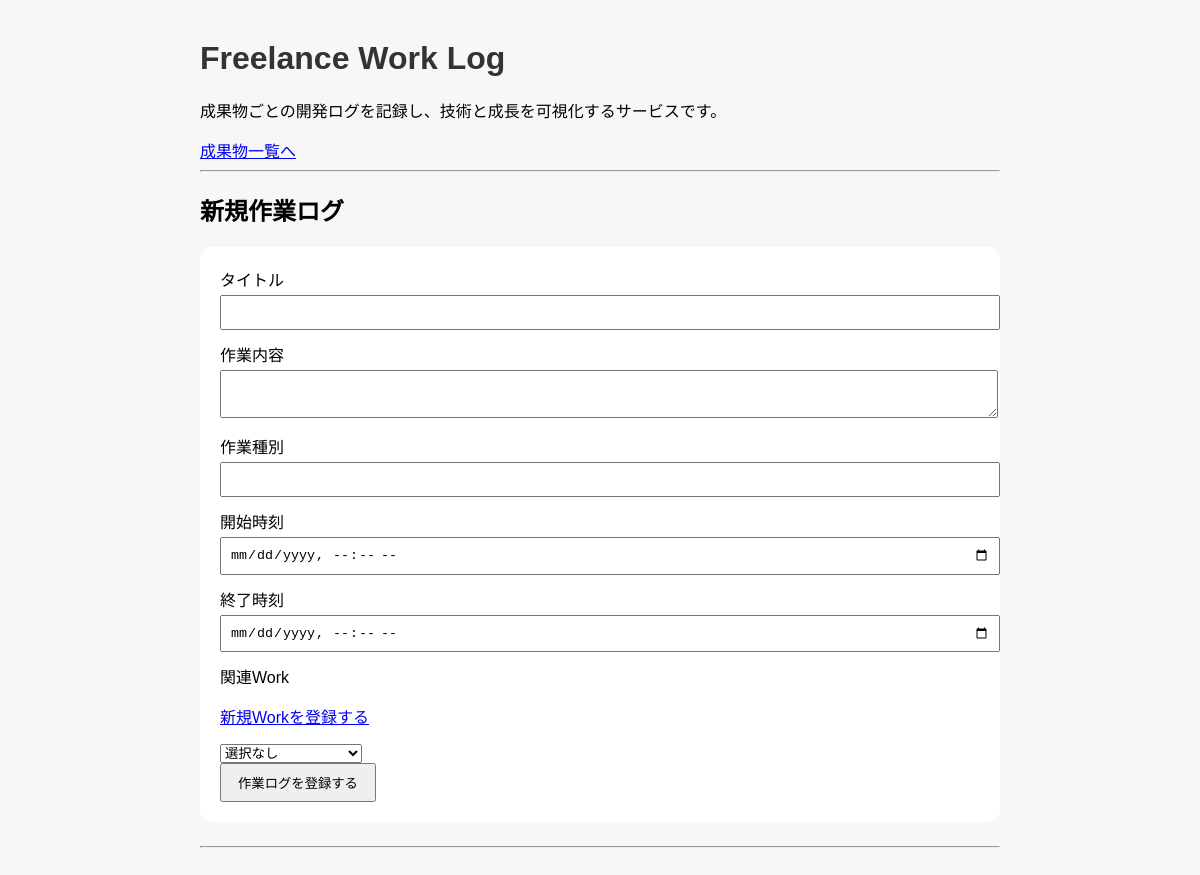
Page /posts-page on the earlier database version.
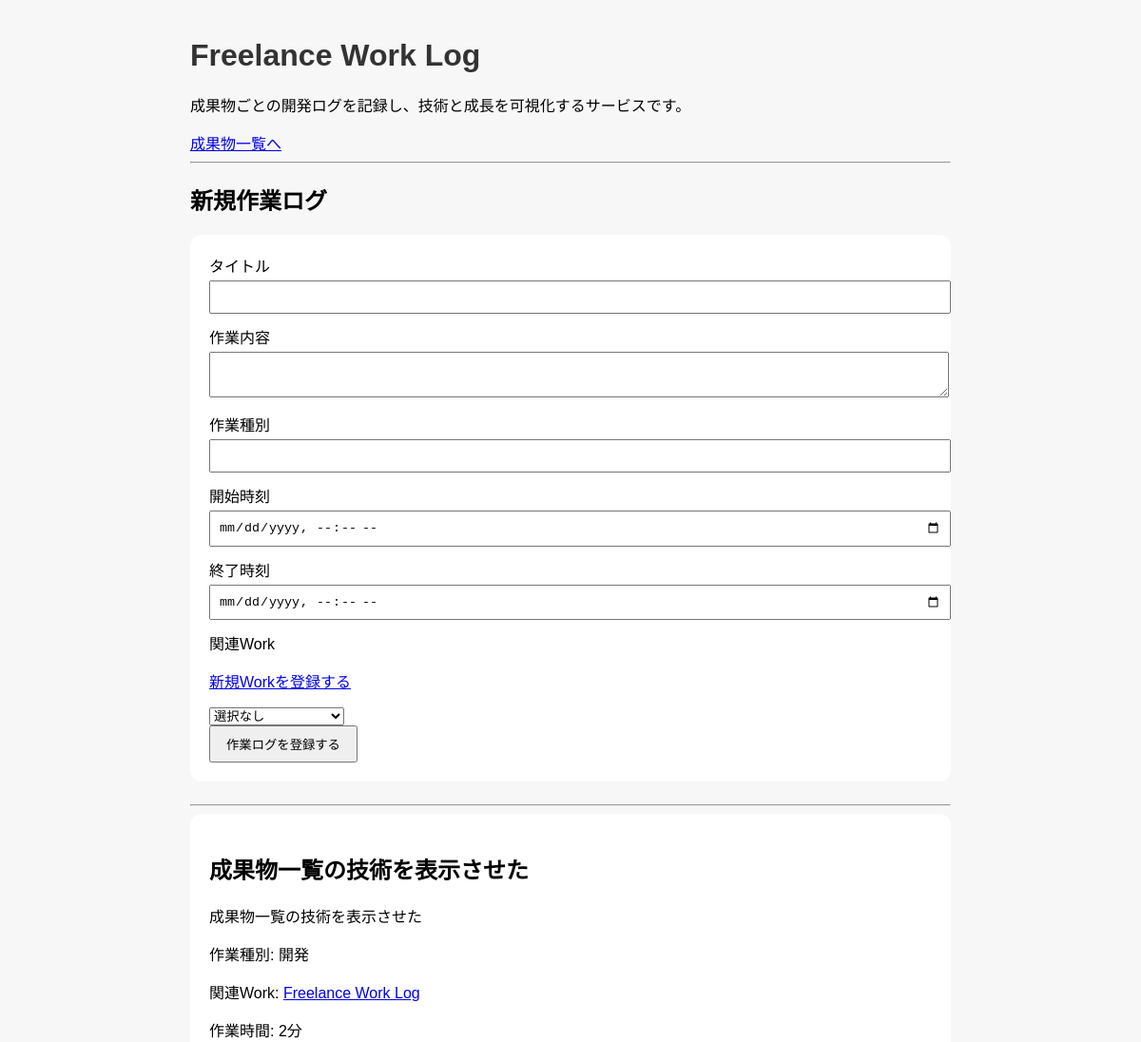
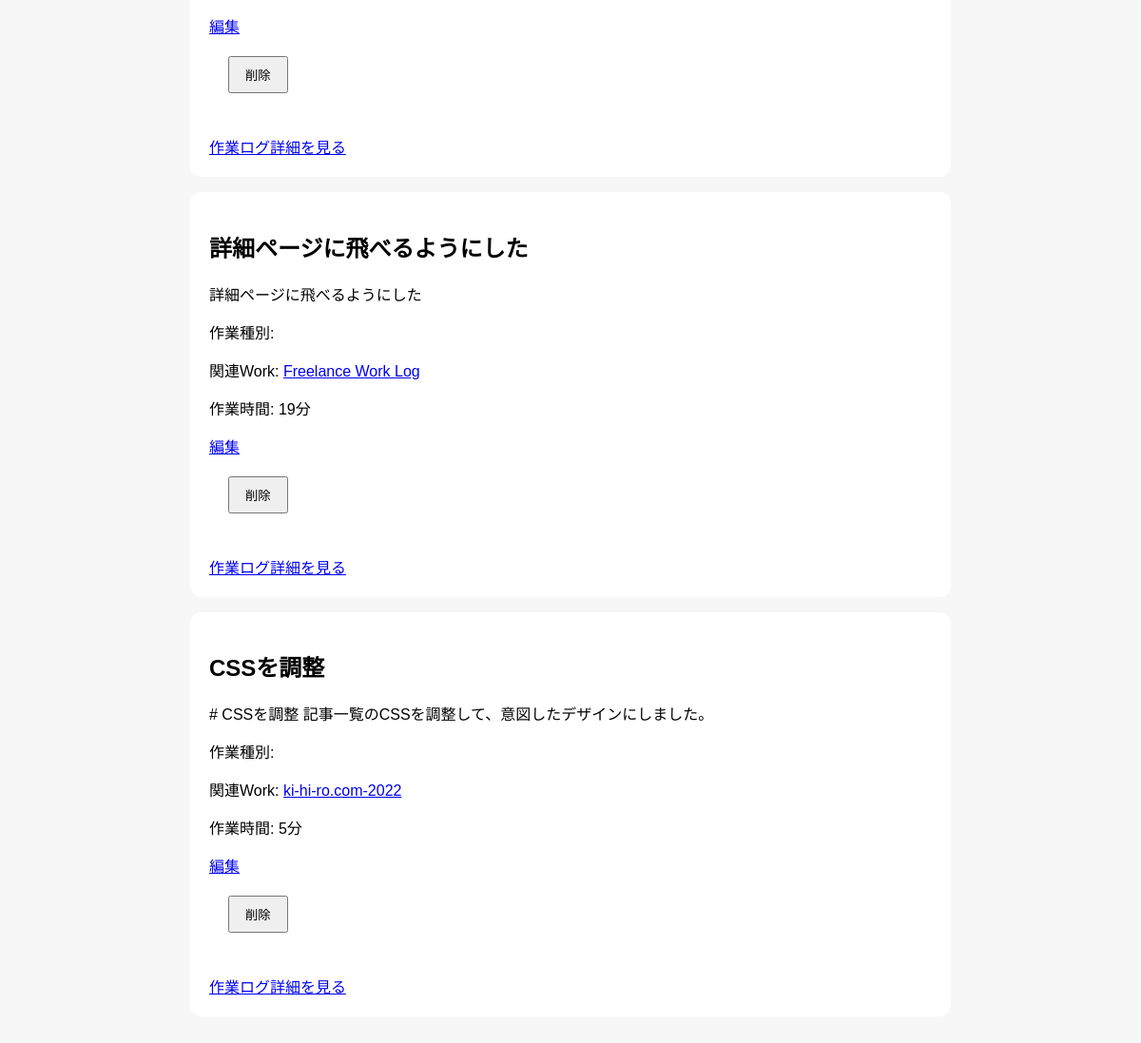
Same page on the later database version (2 pictures, top to bottom).
### app/models.py (models this page shows)
class Post(Base):
    __tablename__ = "posts"
    id = Column(Integer, primary_key=True, index=True)
    title = Column(String)
    content = Column(String)
    task_type = Column(String)
    start_time = Column(DateTime)
    end_time = Column(DateTime)
    work_time_minutes = Column(Integer)
    work_id = Column(Integer, ForeignKey("works.id"))
    work = relationship(
        "Work",
        back_populates="posts"
    )
    created_at = Column(DateTime, default=datetime.now)

class Work(Base):
    __tablename__ = "works"
    id = Column(Integer, primary_key=True, index=True)
    title = Column(String, nullable=False)
    description = Column(Text, nullable=False)
    github_url = Column(String)
    app_url = Column(String)
    tech_stack = Column(String)
    posts = relationship(
        "Post",
        back_populates="work"
    )
    created_at = Column(DateTime, default=datetime.now)

### app/main.py (the view)
@app.get("/posts-page")
def posts_page(
    request: Request,
    work_id: int | None = None,
    db: Session = Depends(get_db)
):
    query = db.query(models.Post)
    if work_id:
        query = query.filter(
            models.Post.work_id == work_id
        )
    posts = query.all()
    works = db.query(models.Work).all()
    return templates.TemplateResponse(
        request,
        "posts.html",
        {"posts": posts, "works": works}
    )

### app/templates/posts.html (shortened to what this page needs)
<!DOCTYPE html>
<html lang="ja">
<head>
    <link rel="stylesheet" href="/static/style.css">
</head>
<body>
    <h1>Freelance Work Log</h1>
    <p>成果物ごとの開発ログを記録し、技術と成長を可視化するサービスです。</p>
    <nav>
        <a href="/works-page">成果物一覧へ</a>
    </nav>
    <hr>
    <h2>新規作業ログ</h2>
    <form action="/posts-page" method="post">
    <div>
        <label>タイトル</label><br>
        <input type="text" name="title">
    </div>
    <div>
        <label>作業内容</label><br>
        <textarea name="content"></textarea>
    </div>
    <div>
        <label>作業種別</label>
        <input type="text" name="task_type">
    </div>
    <div>
        <label>開始時刻</label>
        <input type="datetime-local" name="start_time">
        <label>終了時刻</label>
        <input type="datetime-local" name="end_time">
    </div>
    <div>
    <label>関連Work</label><br>
    <p><a href="/works-page">新規Workを登録する</a></p>
    <select name="work_id">
        <option value="">選択なし</option>
    </select>
    </div>
    <button type="submit">作業ログを登録する</button>
    </form>
    <hr>
    {% for post in posts %}
    <div class="post-card">
        <h2>{{ post.title }}</h2>
        <div>{{ post.content[:120] | safe }}</div>
        <p>作業種別: {{ post.task_type }}</p>
        {% if post.work %}
        <p>
            関連Work:
            <a href="/works-page/{{ post.work.id }}">
                {{ post.work.title }}
            </a>
        </p>
        {% endif %}
        <p>作業時間: {{ post.work_time_minutes }}分</p>
        <a href="/posts-page/{{ post.id }}/edit">編集</a>
        <form action="/posts-page/{{ post.id }}/delete" method="post">
        <button type="submit">削除</button>
        </form>
        <a href="/posts-page/{{ post.id }}">作業ログ詳細を見る</a>
    </div>
    {% endfor %}
</body>
</html>

### app/static/style.css (style rules this page uses)
body { font-family: sans-serif; max-width: 800px; margin: 40px auto; padding: 0 20px; background: #f7f7f7; }
h1 { color: #333; }
form { background: white; padding: 20px; border-radius: 12px; margin-bottom: 24px; }
input, textarea { width: 100%; padding: 8px; margin-top: 4px; margin-bottom: 12px; }
button { padding: 8px 16px; cursor: pointer; }
.post-card { background: white; padding: 20px; border-radius: 12px; margin-bottom: 16px; }

Differences in the rows shown:
added Post: title "成果物一覧の技術を表示させた", content "成果物一覧の技術を表示させた", task_type "開発", work "Freelance Work Log", work_time_minutes "2"
added Post: title "詳細ページに飛べるようにした", content "詳細ページに飛べるようにした", work "Freelance Work Log", work_time_minutes "19"
added Post: title "CSSを調整", content "# CSSを調整 記事一覧のCSSを調整して、意図したデザインにしました。", work "ki-hi-ro.com-2022", work_time_minutes "5"
